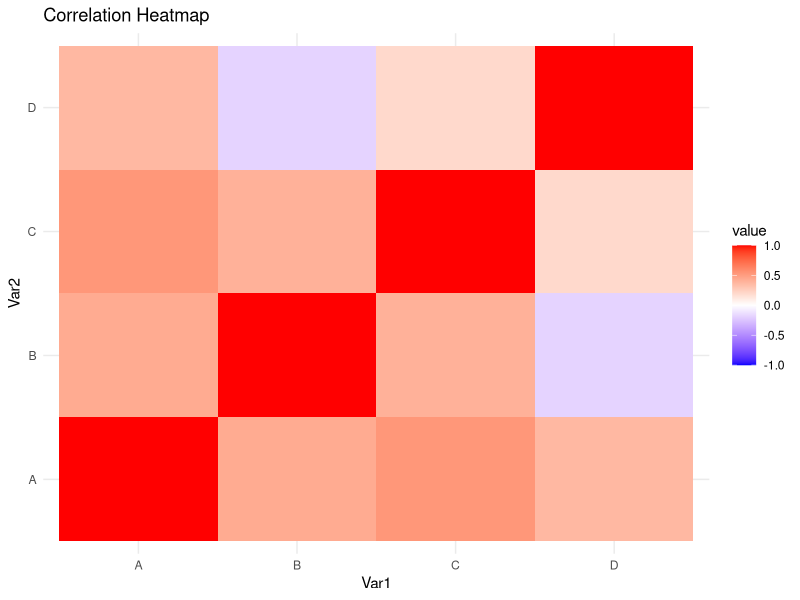

Write the R code that produced this figure.
library(ggplot2)
library(reshape2)
dataset <- data.frame(A = rnorm(10), B = rnorm(10), C = rnorm(10), D = rnorm(10))
corr_matrix <- cor(dataset)
melted_corr <- melt(corr_matrix)
ggplot(data = melted_corr, aes(x=Var1, y=Var2, fill=value)) + 
  geom_tile() + scale_fill_gradient2(low="blue", high="red", mid="white", midpoint=0, limit=c(-1,1)) + 
  theme_minimal() + ggtitle("Correlation Heatmap")